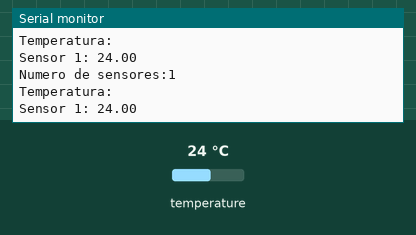
This sketch was run on a simulated Arduino Uno, built with avr-gcc and run on an emulated ATmega328P. Shown: the last lines printed to the serial monitor. The test bench sets the inputs (shaded band); at power-on: temperature 24 °C.

Above: at 3.0 s.
3.1 s: temperature set to 12 °C
At 3.7 s:
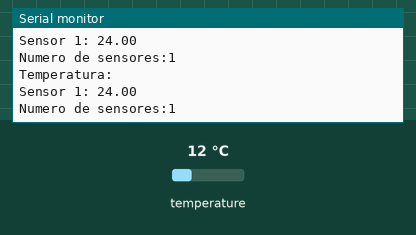
5.2 s: temperature set to 19 °C
At 5.9 s:
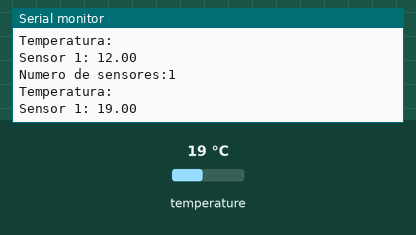
Timing chart, 0 to 8.2 s (numbered marks = the images above; inputs shaded):
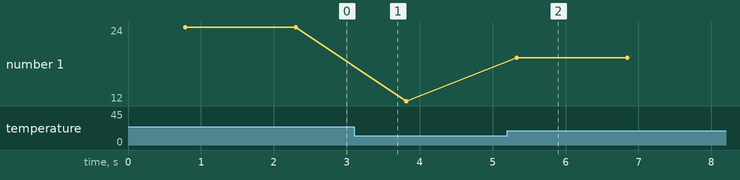

The sketch:

tst.ino
```cpp
#include <OneWire.h>
#include <DallasTemperature.h>

#define dados 32
#define supply 35

int ndispositivos = 0;
float temperatura = 0.0;

OneWire oneWire(dados);
DallasTemperature sensors(&oneWire);

void setup() {
  // put your setup code here, to run once:
  Serial.begin(9600);
  sensors.begin();
  ndispositivos = sensors.getDeviceCount();
}

void loop() {
  // put your main code here, to run repeatedly:
  Serial.print("Numero de sensores:");
  Serial.println(ndispositivos);

  sensors.requestTemperatures();

  Serial.println("Temperatura: ");
  for (int i=0; i<ndispositivos; i++){
      temperatura = sensors.getTempCByIndex(i);
      Serial.print("Sensor ");
      Serial.print(i+1);
      Serial.print(": ");
      Serial.println(temperatura);
  }

  delay(750);
}
```

Measured:
- after the input at 5.2 s, the serial monitor: prints a new line after 0.13 s (image 2)
- plotted number 1: 24 → 12 after the input at 3.1 s, 12 → 19 after the input at 5.2 s
